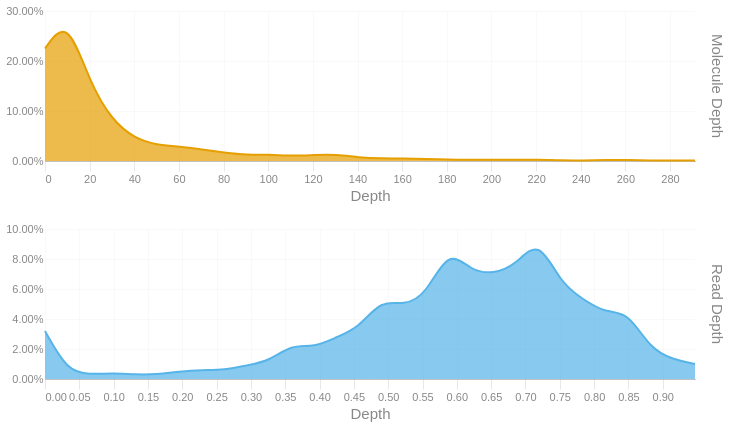

Notebook code cell kept with this figure:
### Code cell
readdep = depth_hist(tb['Read Depth'], q99, 3)
readdep = readdep.with_columns(pl.lit('Read Depth').alias('Metric'))
if not SKIPLR:
    moldep = depth_hist(tb['Molecule Depth'], mol_q99, 1)
    moldep = moldep.with_columns(pl.lit('Molecule Depth').alias('Metric'))
    _hist = pl.concat([readdep, moldep])
    _hist = _hist.filter(pl.col('Proportion') != 0)
    with SafeRender(_hist):
        (
            alt.Chart(_hist)        
            .mark_area(interpolate = "basis")
            .encode(
                x=alt.X('Bin:Q').scale(domainMin=0).axis(alt.Axis(title='Depth')),
                y = alt.Y('Proportion:Q', title = None).axis(format = '.2%'),
                color = alt.Color('Metric:N').legend(None),
                row = alt.Row("Metric:N").header(title = None, labelOrient = 'right'),
                tooltip = [
                    alt.Tooltip("Metric:N", title = "Metric"),
                    alt.Tooltip('Interval:N', title = "Depth Interval"),
                    alt.Tooltip('Proportion:Q', title = "% Alignments").format('.2%')
                ]
            )
            .resolve_scale(x='independent', y='independent')
            .properties(
                height = 150, width = 650,
                usermeta={'embedOptions': {'downloadFileName': f'{samplename}.depth.hist'}}
            )
        ).display()
else:
    readdep = readdep.filter(pl.col('Proportion') != 0)
    with SafeRender(readdep):
        (
            alt.Chart(readdep)        
            .mark_area(interpolate = "basis")
            .encode(
                x=alt.X('Bin:Q').scale(domainMin=0).axis(alt.Axis(title='Depth')),
                y = alt.Y('Proportion:Q', title = None).axis(format = '.2%'),
                tooltip = [
                    alt.Tooltip('Interval:N', title = "Depth Interval"),
                    alt.Tooltip('Proportion:Q', title = "% Alignments").format('.2%')
                ]
            )
            .properties(
                usermeta={'embedOptions': {'downloadFileName': f'{samplename}.depth.hist'}}
            )
        ).display()

### Figure 1 — Vega-Lite specification as saved in the notebook (floating-point values rounded to 4 significant figures)
{"width": 650, "height": 150, "config": {"title": {"anchor": "start", "dy": -15, "fontSize": 18, "color": "#888888", "subtitleColor": "#888888", "subtitleFontSize": 14}, "arc": {"fill": "#0072B2"}, "axis": {"domainColor": "#888888", "domainWidth": 0.5, "gridWidth": 0.2, "grid": false, "titleFontWeight": 400, "titleFontSize": 15, "labelFontSize": 11, "labelColor": "#888888", "tickColor": "#888888", "tickWidth": 0.2, "titleColor": "#888888"}, "axisBand": {"grid": false}, "axisX": {"grid": true, "tickSize": 10, "domainCap": "round"}, "axisY": {"domain": false, "grid": true, "tickSize": 0, "domainCap": "round"}, "background": "transparent", "header": {"labelFontSize": 15, "labelColor": "#888888", "titleFontSize": 15, "titleFontWeight": 600, "titleColor": "#888888"}, "legend": {"labelFont": "sans-serif", "labelFontSize": 12, "labelColor": "#888888", "symbolSize": 100, "symbolType": "circle", "titleFontSize": 12, "titlePadding": 10, "titleColor": "#888888", "title": null}, "range": {"category": ["#E69F00", "#56B4E9", "#009E73", "#F0E442", "#0072B2", "#D55E00", "#CC79A7", "#000000"], "diverging": ["#cfe8f3", "#a2d4ec", "#73bfe2", "#46abdb", "#1696d2", "#12719e"]}, "area": {"fill": "#0072B2", "fillOpacity": 0.7, "line": true, "strokeOpacity": 0.7}, "line": {"color": "#0072B2", "stroke": "#0072B2", "strokeWidth": 2}, "trail": {"color": "#0072B2", "stroke": "#0072B2", "strokeWidth": 0, "size": 1}, "point": {"filled": true, "fillOpacity": 1.0, "size": 95}, "text": {"color": "#888888", "fontSize": 11, "align": "right", "fontWeight": 400, "size": 11}, "bar": {"fill": "#0072B2", "stroke": null}, "view": {"stroke": null, "continuousWidth": 660, "continuousHeight": 400}}, "data": {"name": "data-834cb53320d731573aed3d777f89ade6"}, "mark": {"type": "area", "interpolate": "basis"}, "encoding": {"color": {"field": "Metric", "legend": null, "type": "nominal"}, "row": {"field": "Metric", "header": {"title": null, "labelOrient": "right"}, "type": "nominal"}, "tooltip": [{"field": "Metric", "title": "Metric", "type": "nominal"}, {"field": "Interval", "title": "Depth Interval", "type": "nominal"}, {"field": "Proportion", "format": ".2%", "title": "% Alignments", "type": "quantitative"}], "x": {"axis": {"title": "Depth"}, "field": "Bin", "scale": {"domainMin": 0}, "type": "quantitative"}, "y": {"axis": {"format": ".2%"}, "field": "Proportion", "title": null, "type": "quantitative"}}, "resolve": {"scale": {"x": "independent", "y": "independent"}}, "usermeta": {"embedOptions": {"downloadFileName": "S5_Connecticut_990.depth.hist"}}, "$schema": "https://vega.github.io/schema/vega-lite/v6.1.0.json", "datasets": {"data-834cb53320d731573aed3d777f89ade6": [{"Bin": 0.0, "Interval": "0.0-0.033", "Proportion": 0.032, "Metric": "Read Depth"}, {"Bin": 0.033, "Interval": "0.033-0.065", "Proportion": 0.005, "Metric": "Read Depth"}, {"Bin": 0.065, "Interval": "0.065-0.098", "Proportion": 0.003, "Metric": "Read Depth"}, {"Bin": 0.098, "Interval": "0.098-0.131", "Proportion": 0.004, "Metric": "Read Depth"}, {"Bin": 0.131, "Interval": "0.131-0.163", "Proportion": 0.003, "Metric": "Read Depth"}, {"Bin": 0.163, "Interval": "0.163-0.196", "Proportion": 0.003, "Metric": "Read Depth"}, {"Bin": 0.196, "Interval": "0.196-0.229", "Proportion": 0.005, "Metric": "Read Depth"}, {"Bin": 0.229, "Interval": "0.229-0.261", "Proportion": 0.006, "Metric": "Read Depth"}, {"Bin": 0.261, "Interval": "0.261-0.294", "Proportion": 0.006, "Metric": "Read Depth"}, {"Bin": 0.294, "Interval": "0.294-0.327", "Proportion": 0.009, "Metric": "Read Depth"}, {"Bin": 0.327, "Interval": "0.327-0.359", "Proportion": 0.012, "Metric": "Read Depth"}, {"Bin": 0.359, "Interval": "0.359-0.392", "Proportion": 0.023, "Metric": "Read Depth"}, {"Bin": 0.392, "Interval": "0.392-0.425", "Proportion": 0.021, "Metric": "Read Depth"}, {"Bin": 0.425, "Interval": "0.425-0.457", "Proportion": 0.028, "Metric": "Read Depth"}, {"Bin": 0.457, "Interval": "0.457-0.49", "Proportion": 0.034, "Metric": "Read Depth"}, {"Bin": 0.49, "Interval": "0.49-0.523", "Proportion": 0.053, "Metric": "Read Depth"}, {"Bin": 0.523, "Interval": "0.523-0.555", "Proportion": 0.049, "Metric": "Read Depth"}, {"Bin": 0.555, "Interval": "0.555-0.588", "Proportion": 0.056, "Metric": "Read Depth"}, {"Bin": 0.588, "Interval": "0.588-0.621", "Proportion": 0.087, "Metric": "Read Depth"}, {"Bin": 0.621, "Interval": "0.621-0.653", "Proportion": 0.072, "Metric": "Read Depth"}, {"Bin": 0.653, "Interval": "0.653-0.686", "Proportion": 0.07, "Metric": "Read Depth"}, {"Bin": 0.686, "Interval": "0.686-0.719", "Proportion": 0.076, "Metric": "Read Depth"}, {"Bin": 0.719, "Interval": "0.719-0.751", "Proportion": 0.094, "Metric": "Read Depth"}, {"Bin": 0.751, "Interval": "0.751-0.784", "Proportion": 0.064, "Metric": "Read Depth"}, {"Bin": 0.784, "Interval": "0.784-0.817", "Proportion": 0.053, "Metric": "Read Depth"}, {"Bin": 0.817, "Interval": "0.817-0.849", "Proportion": 0.044, "Metric": "Read Depth"}, {"Bin": 0.849, "Interval": "0.849-0.882", "Proportion": 0.045, "Metric": "Read Depth"}, {"Bin": 0.882, "Interval": "0.882-0.915", "Proportion": 0.02, "Metric": "Read Depth"}, {"Bin": 0.915, "Interval": "0.915-0.947", "Proportion": 0.013, "Metric": "Read Depth"}, {"Bin": 0.947, "Interval": "0.947-0.98", "Proportion": 0.01, "Metric": "Read Depth"}, {"Bin": 0.0, "Interval": "0.0-10.0", "Proportion": 0.225, "Metric": "Molecule Depth"}, {"Bin": 10.0, "Interval": "10.0-20.1", "Proportion": 0.287, "Metric": "Molecule Depth"}, {"Bin": 20.1, "Interval": "20.1-30.1", "Proportion": 0.156, "Metric": "Molecule Depth"}, {"Bin": 30.1, "Interval": "30.1-40.2", "Proportion": 0.081, "Metric": "Molecule Depth"}, {"Bin": 40.2, "Interval": "40.2-50.2", "Proportion": 0.045, "Metric": "Molecule Depth"}, {"Bin": 50.2, "Interval": "50.2-60.3", "Proportion": 0.032, "Metric": "Molecule Depth"}, {"Bin": 60.3, "Interval": "60.3-70.3", "Proportion": 0.029, "Metric": "Molecule Depth"}, {"Bin": 70.3, "Interval": "70.3-80.3", "Proportion": 0.023, "Metric": "Molecule Depth"}, {"Bin": 80.3, "Interval": "80.3-90.4", "Proportion": 0.017, "Metric": "Molecule Depth"}, {"Bin": 90.4, "Interval": "90.4-100.4", "Proportion": 0.012, "Metric": "Molecule Depth"}, {"Bin": 100.4, "Interval": "100.4-110.5", "Proportion": 0.013, "Metric": "Molecule Depth"}, {"Bin": 110.5, "Interval": "110.5-120.5", "Proportion": 0.01, "Metric": "Molecule Depth"}, {"Bin": 120.5, "Interval": "120.5-130.6", "Proportion": 0.012, "Metric": "Molecule Depth"}, {"Bin": 130.6, "Interval": "130.6-140.6", "Proportion": 0.013, "Metric": "Molecule Depth"}, {"Bin": 140.6, "Interval": "140.6-150.6", "Proportion": 0.007, "Metric": "Molecule Depth"}, {"Bin": 150.6, "Interval": "150.6-160.7", "Proportion": 0.005, "Metric": "Molecule Depth"}, {"Bin": 160.7, "Interval": "160.7-170.7", "Proportion": 0.005, "Metric": "Molecule Depth"}, {"Bin": 170.7, "Interval": "170.7-180.8", "Proportion": 0.004, "Metric": "Molecule Depth"}, {"Bin": 180.8, "Interval": "180.8-190.8", "Proportion": 0.003, "Metric": "Molecule Depth"}, {"Bin": 190.8, "Interval": "190.8-200.8", "Proportion": 0.002, "Metric": "Molecule Depth"}, {"Bin": 200.8, "Interval": "200.8-210.9", "Proportion": 0.003, "Metric": "Molecule Depth"}, {"Bin": 210.9, "Interval": "210.9-220.9", "Proportion": 0.002, "Metric": "Molecule Depth"}, {"Bin": 220.9, "Interval": "220.9-231.0", "Proportion": 0.003, "Metric": "Molecule Depth"}, {"Bin": 231.0, "Interval": "231.0-241.0", "Proportion": 0.001, "Metric": "Molecule Depth"}, {"Bin": 241.0, "Interval": "241.0-251.1", "Proportion": 0.001, "Metric": "Molecule Depth"}, {"Bin": 251.1, "Interval": "251.1-261.1", "Proportion": 0.002, "Metric": "Molecule Depth"}, {"Bin": 261.1, "Interval": "261.1-271.1", "Proportion": 0.002, "Metric": "Molecule Depth"}, {"Bin": 271.1, "Interval": "271.1-281.2", "Proportion": 0.001, "Metric": "Molecule Depth"}, {"Bin": 281.2, "Interval": "281.2-291.2", "Proportion": 0.001, "Metric": "Molecule Depth"}, {"Bin": 291.2, "Interval": "291.2-301.27", "Proportion": 0.001, "Metric": "Molecule Depth"}]}}
